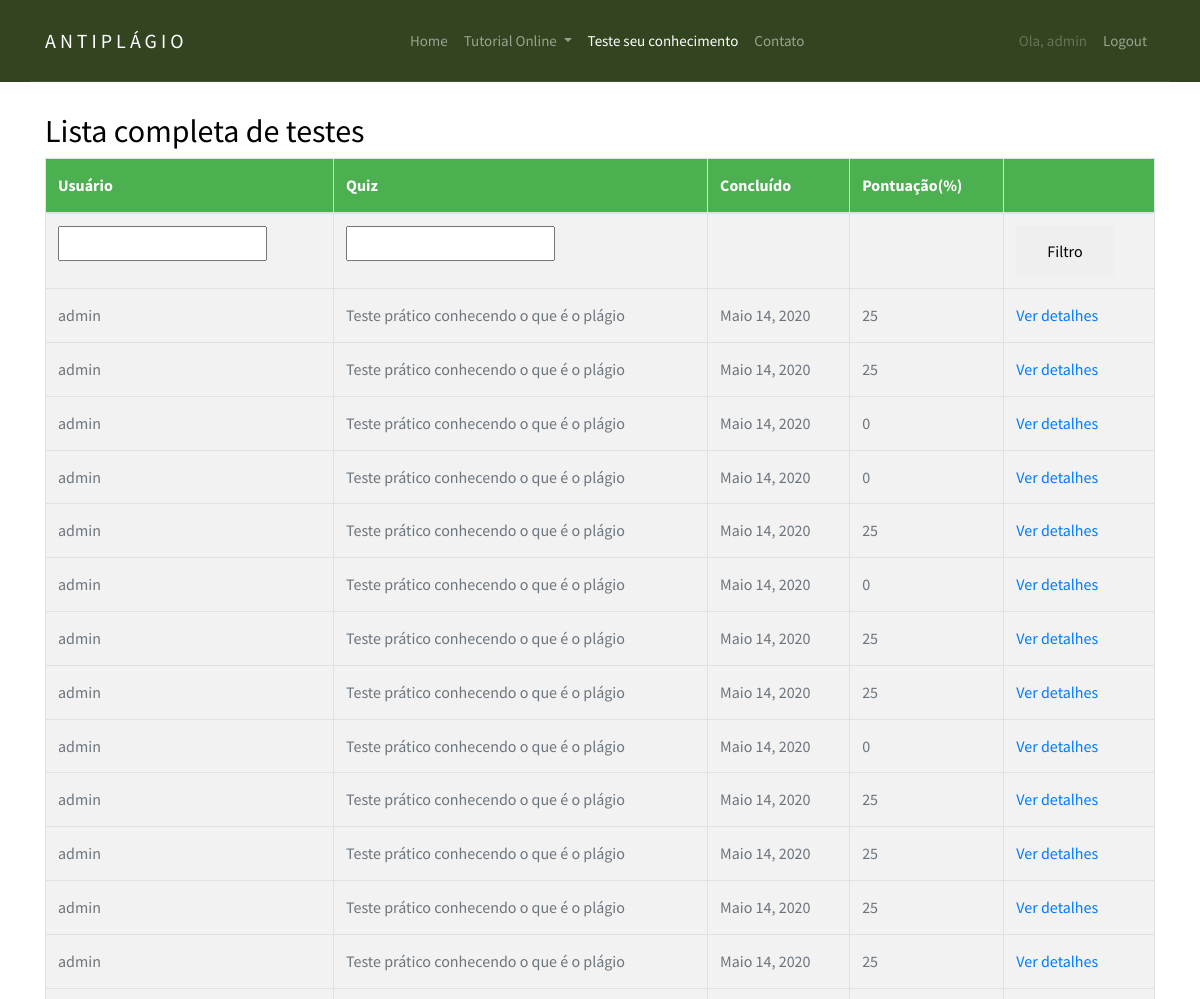
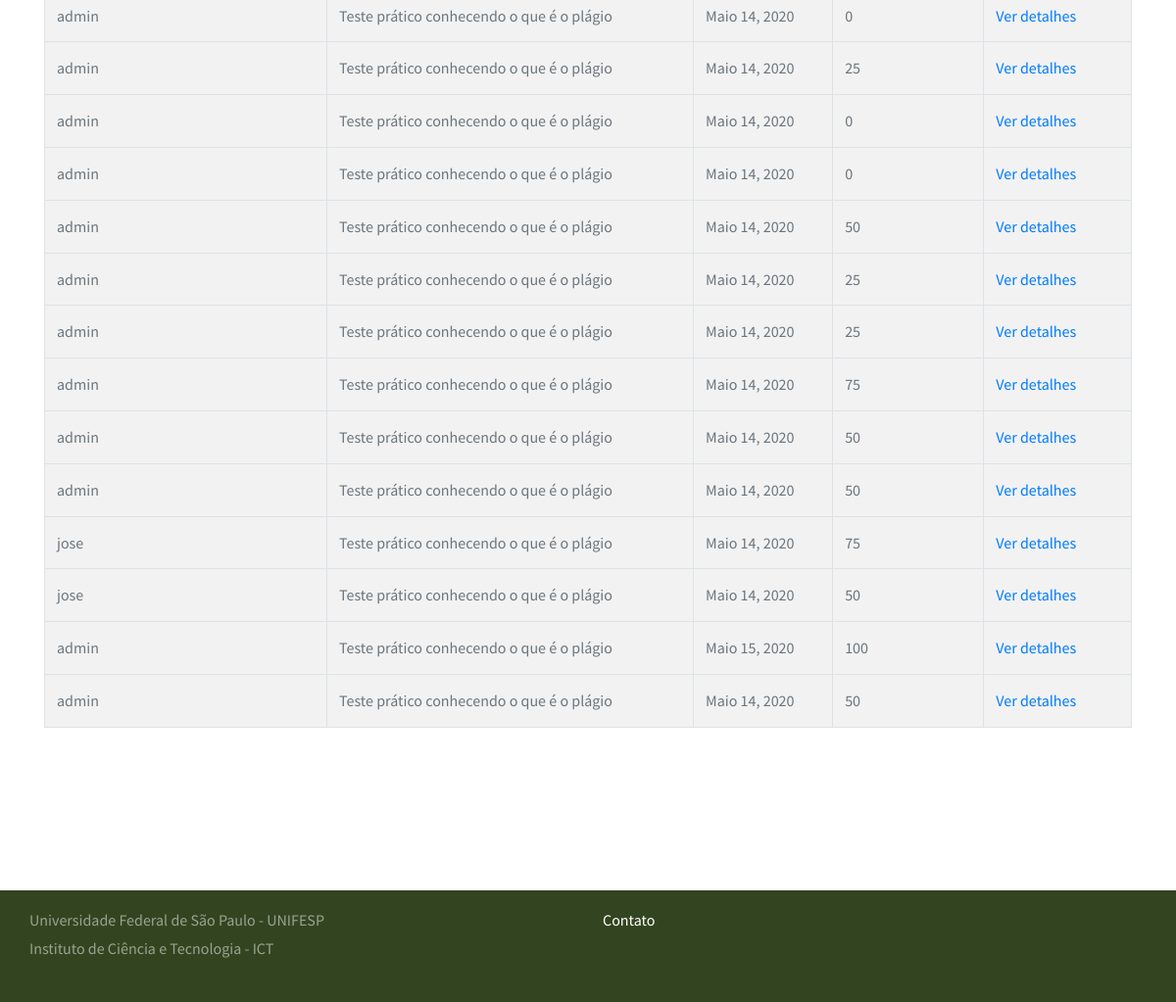
Page /quiz/marking/ (signed in) on the earlier database version (2 pictures, top to bottom).
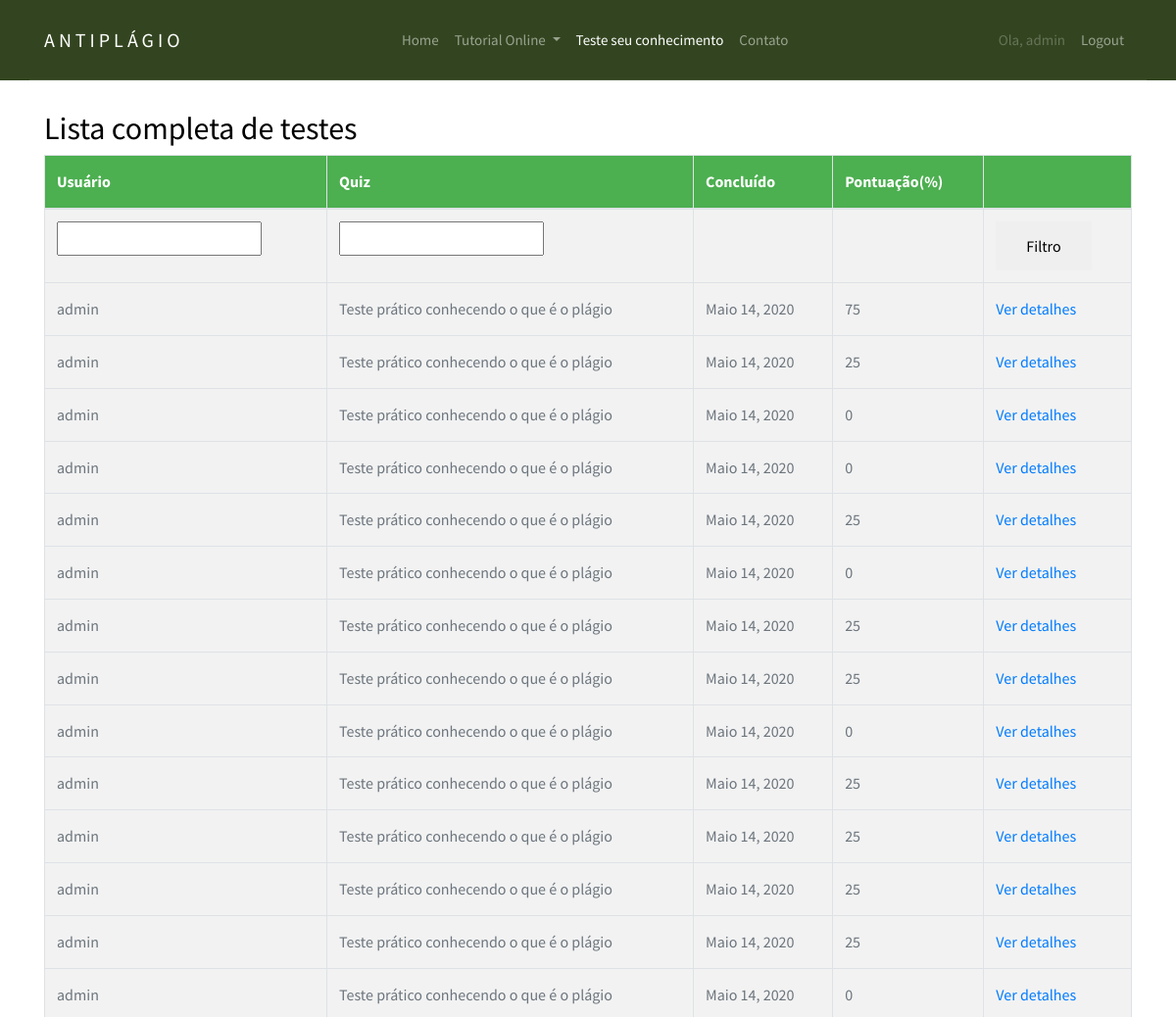
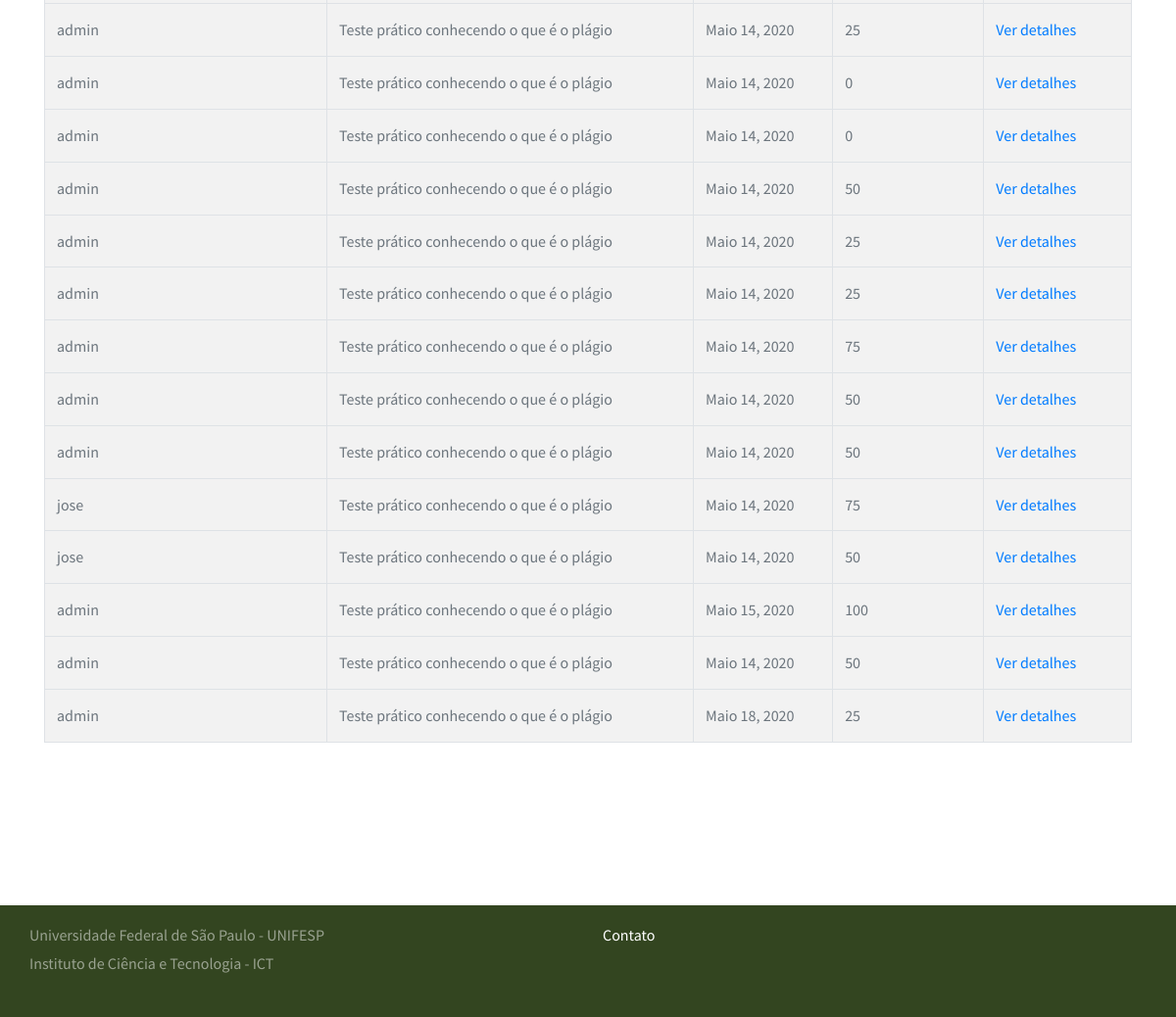
Same page on the later database version (2 pictures, top to bottom).
### django_quiz/quiz/models.py (models this page shows, shortened)
class Sitting(models.Model):
    user = models.ForeignKey(settings.AUTH_USER_MODEL, verbose_name=_("Usuário"), on_delete=models.PROTECT)
    quiz = models.ForeignKey(Quiz, verbose_name=_("Quiz"), on_delete=models.PROTECT)
    question_order = models.CharField(
        max_length=1024,
        verbose_name=_("Ordem das questões"),
        validators=[validate_comma_separated_integer_list])
    question_list = models.CharField(
        max_length=1024,
        verbose_name=_("Lista das questões"),
        validators=[validate_comma_separated_integer_list])
    incorrect_questions = models.CharField(
        max_length=1024,
        blank=True,
        verbose_name=_("Questões incorretas"),
        validators=[validate_comma_separated_integer_list])
    current_score = models.IntegerField(verbose_name=_("Pontuação atual"))
    complete = models.BooleanField(default=False, blank=False,
                                   verbose_name=_("Completa"))
    user_answers = models.TextField(blank=True, default='{}',
                                    verbose_name=_("Resposta do usuário"))
    start = models.DateTimeField(auto_now_add=True,
                                 verbose_name=_("Iniciar"))
    end = models.DateTimeField(null=True, blank=True, verbose_name=_("Fim"))
    objects = SittingManager()
    class Meta:
        permissions = (("view_sittings", _("Visualizar testes concluídos.")),)
    def _question_ids(self):
        return [int(n) for n in self.question_order.split(',') if n]
    @property
    def get_percent_correct(self):
        dividend = float(self.current_score)
        divisor = len(self._question_ids())
        if divisor < 1:
            return 0            # prevent divide by zero error
        if dividend > divisor:
            return 100
        correct = int(round((dividend / divisor) * 100))
        if correct >= 1:
            return correct
        else:
            return 0

@python_2_unicode_compatible
class Quiz(models.Model):
    title = models.CharField(
        verbose_name=_("Título"),
        max_length=60, blank=False)
    description = models.TextField(
        verbose_name=_("Descrição"),
        blank=True, help_text=_("Descrição do questionário"))
    url = models.SlugField(
        max_length=60, blank=False,
        help_text=_("Uma URL amigável"),
        verbose_name=_("Uma URL amigável"))
    category = models.ForeignKey(
        Category, null=True, blank=True,
        verbose_name=_("Categoria"), on_delete=models.PROTECT)
    random_order = models.BooleanField(
        blank=False, default=False,
        verbose_name=_("Ordem aleatória"),
        help_text=_("Exibe as peguntas em"
                    "uma ordem aleatória ou como eles "
                    "estão setados?"))
    max_questions = models.PositiveIntegerField(
        blank=True, null=True, verbose_name=_("Questões Max"),
        help_text=_("Número de perguntas a serem respondidas em cada tentativa."))
    answers_at_end = models.BooleanField(
        blank=False, default=False,
        help_text=_("A resposta correta NÃO é mostrada após a pergunta ."
                    " Respostas exibidas no final."),
        verbose_name=_("Respostas no final"))
    exam_paper = models.BooleanField(
        blank=False, default=False,
        help_text=_("Se sim o resultado de cada"
                    " tentativa do usuário será"
                    " armazenado. Necessário marcação"),
        verbose_name=_("Resultado teste"))
    single_attempt = models.BooleanField(
        blank=False, default=False,
        help_text=_("Se sim, apenas uma tentativa por"
                    " usuário será permitida"
                    " Não usuários não poderam fazer este teste."),
        verbose_name=_("Tentativa única"))
    pass_mark = models.SmallIntegerField(
        blank=True, default=0,
        verbose_name=_("Marca de aprovação"),
        help_text=_("Porcentagem necessária para passar no teste."),
        validators=[MaxValueValidator(100)])
    success_text = models.TextField(
        blank=True, help_text=_("Exibido se o usuário for aprovado."),
        verbose_name=_("Texto de sucesso"))
    fail_text = models.TextField(
        verbose_name=_("Texto de falha"),
        blank=True, help_text=_("Exibido se o usuário falhar"))
    draft = models.BooleanField(
        blank=True, default=False,
        verbose_name=_("Draft"),
        help_text=_("Se sim o questionário não é exibido"
                    " na lista de perguntas e só pode ser"
                    " visualizada por usuários que podem editar"
                    " os testes."))
    class Meta:
        verbose_name = _("Quiz")
        verbose_name_plural = _("Quizzes")
    def __str__(self):
        return self.title

### django_quiz/quiz/views.py (the view)
class QuizMarkingList(QuizMarkerMixin, SittingFilterTitleMixin, ListView):
    model = Sitting
    def get_queryset(self):
        queryset = super(QuizMarkingList, self).get_queryset()\
                                               .filter(complete=True)
        user_filter = self.request.GET.get('user_filter')
        if user_filter:
            queryset = queryset.filter(user__username__icontains=user_filter)
        return queryset

### django_quiz/quiz/views.py (called while the page is built)
    @method_decorator(login_required)
    @method_decorator(permission_required('quiz.view_sittings'))
    def dispatch(self, *args, **kwargs):
        return super(QuizMarkerMixin, self).dispatch(*args, **kwargs)

    def get_queryset(self):
        queryset = super(SittingFilterTitleMixin, self).get_queryset()
        quiz_filter = self.request.GET.get('quiz_filter')
        if quiz_filter:
            queryset = queryset.filter(quiz__title__icontains=quiz_filter)
        return queryset

### django_quiz/build/lib/quiz/templates/quiz/sitting_list.html (shortened to what this page needs)
{% extends 'base.html' %}
{% load i18n %}
{% block content %}
<section class="site-section">
    <div class="container">
			<h2>{% trans "Lista completa de testes" %}</h2>
				{% if sitting_list %}
					<table class="table table-bordered table-striped">
					<thead>
						<tr>
						<th>{% trans "Usuário" %}</th>
						<th>{% trans "Quiz" %}</th>
						<th>{% trans "Concluído" %}</th>
						<th>{% trans "Pontuação" %}(%)</th>
						<th></th>
						</tr>
					</thead>
					<tbody>
						<tr>
						<form action="" method="GET">
							<td><input type="text" name="user_filter" /></td>
							<td><input type="text" name="quiz_filter" /></td>
							<td></td>
							<td></td>
							<td><button type="submit" class="btn btn-default">{% trans "Filtro"%}</button></td>
						</form>
						</tr>
					{% for sitting in sitting_list %}
						<tr>
						<td>{{ sitting.user }}</td>
						<td>{{ sitting.quiz }}</td>
						<td>{{ sitting.end|date }}</td>
						<td>{{ sitting.get_percent_correct }}</td>
						<td>
							<a href="{% url 'quiz_marking_detail' pk=sitting.id %}">
							{% trans "Ver detalhes" %}
							</a>
						</tr>
					{% endfor %}
					</tbody>
					</table>
				{% else %}
					<p>{% trans "Não há questionários correspondentes" %}.</p>
				{% endif %}
			</div>
		</section>
{% endblock %}

Differences in the rows shown:
changed Sitting (number 1 of 28 on the later page): get_percent_correct "25" → "75"
added Sitting: user "admin", quiz "Teste prático conhecendo o que é o plágio", end "Maio 18, 2020", get_percent_correct "25"
